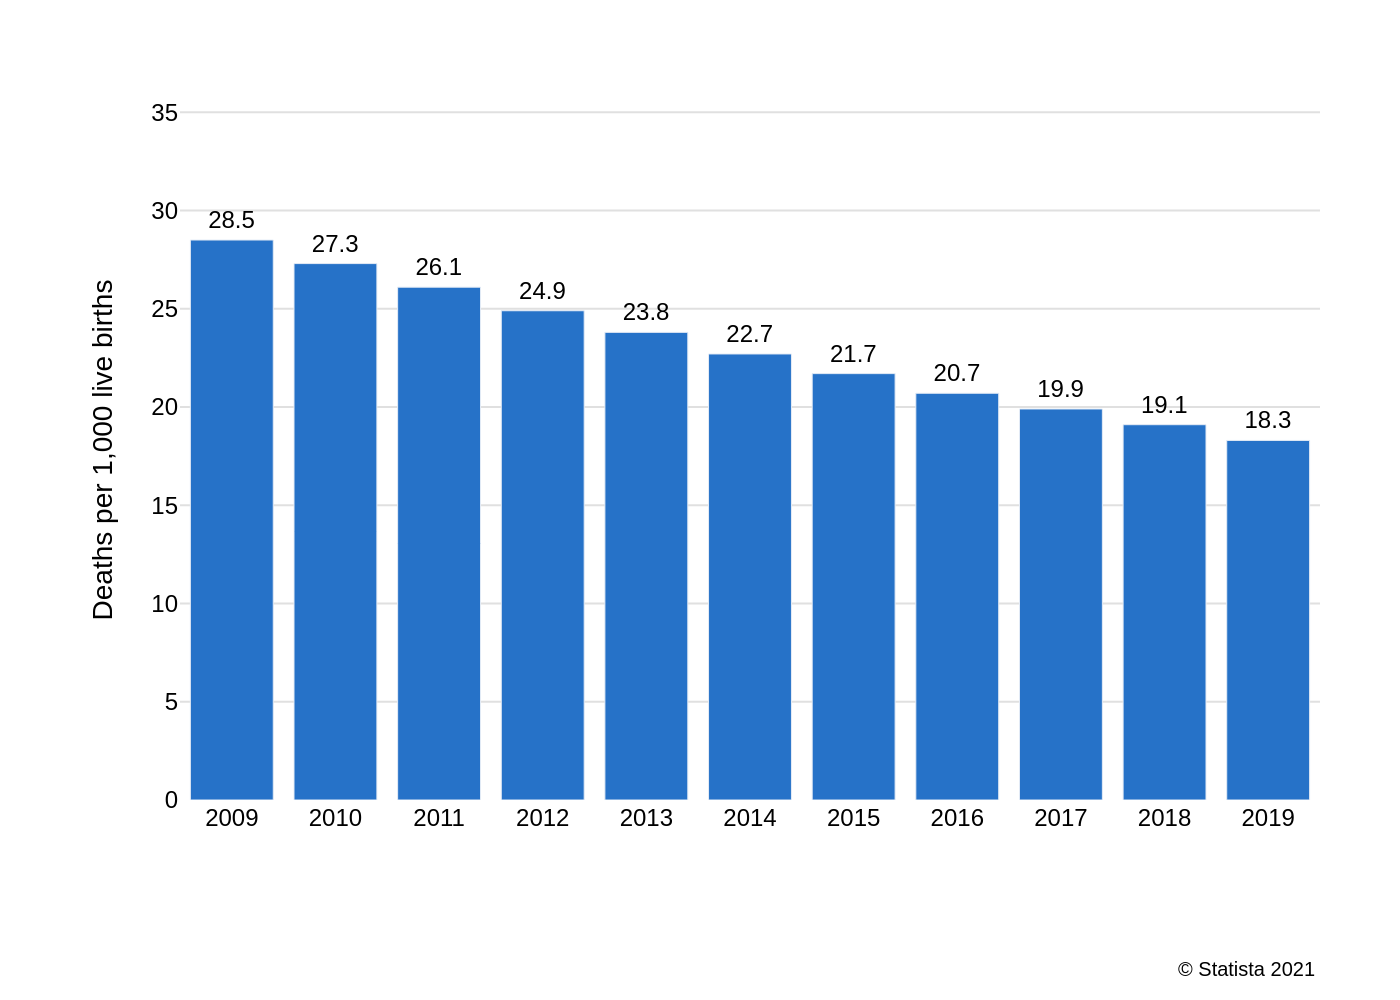

Python code for this plot:
import sys
import json
import plotly.graph_objects as go

if len(sys.argv) != 2:
    print(f"Usage: python {sys.argv[0]} <json_file_path>")
    sys.exit(1)

json_path = sys.argv[1]

try:
    with open(json_path, 'r', encoding='utf-8') as f:
        chart_details = json.load(f)
except FileNotFoundError:
    print(f"Error: JSON file not found at {json_path}")
    sys.exit(1)
except json.JSONDecodeError:
    print(f"Error: Could not decode JSON from {json_path}")
    sys.exit(1)

chart_data = chart_details.get('chart_data', [])
texts = chart_details.get('texts', {})
colors = chart_details.get('colors', [])

categories = [item['category'] for item in chart_data]
values = [item['value'] for item in chart_data]

fig = go.Figure()

fig.add_trace(go.Bar(
    x=categories,
    y=values,
    text=values,
    textposition='outside',
    cliponaxis=False,
    marker_color=colors[0] if colors else None,
    texttemplate='%{text:.1f}',
    textfont=dict(size=12, family="Arial", color='black')
))

title_text = texts.get('title', '')
if texts.get('subtitle'):
    title_text = f"{title_text}<br><sub>{texts.get('subtitle')}</sub>"

fig.update_layout(
    font=dict(family="Arial", size=12, color='black'),
    title_text=title_text if title_text else None,
    plot_bgcolor='white',
    showlegend=False,
    xaxis=dict(
        title_text=texts.get('x_axis_title'),
        showgrid=False,
        zeroline=False,
        tickfont=dict(size=12)
    ),
    yaxis=dict(
        title_text=texts.get('y_axis_title'),
        showgrid=True,
        gridcolor='#e0e0e0',
        zeroline=False,
        range=[0, max(values) * 1.25],
        tickfont=dict(size=12)
    ),
    margin=dict(l=90, r=40, t=50, b=100)
)

if texts.get('source'):
    fig.add_annotation(
        text=texts.get('source'),
        xref="paper", yref="paper",
        x=1, y=-0.22,
        showarrow=False,
        xanchor='right',
        yanchor='top',
        align='right',
        font=dict(size=10, family="Arial")
    )

base_filename = json_path.rsplit('.', 1)[0]
output_filename = f"{base_filename}.png"

fig.write_image(output_filename, scale=2)

print(f"Chart saved to {output_filename}")
